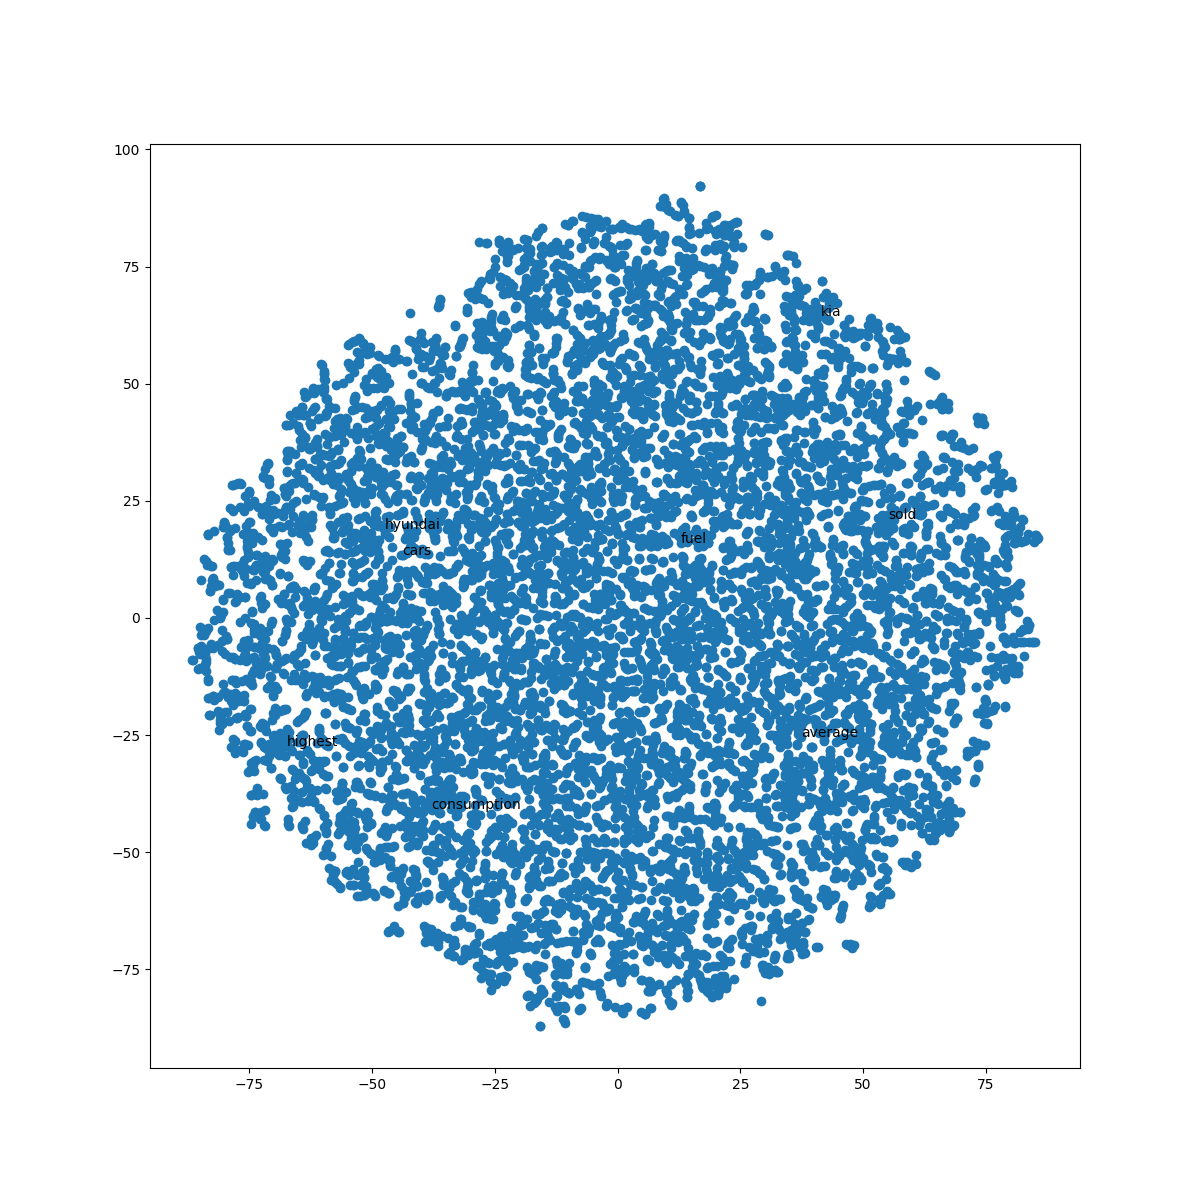

This chart was generated by the following Python code:
import string

import matplotlib.pyplot
from sklearn.manifold import TSNE
import numpy as np
import nltk
from gensim.models import Word2Vec
from nltk.corpus import stopwords
from nltk.tokenize import word_tokenize

sample = 'sample.txt'
file = open(sample)
sample = file.read()
file.close()

# Splitting by words
tokens = word_tokenize(sample)
# Converting to lower case
tokens = [w.lower() for w in tokens]
# Here we remove punctuation from each word
table = str.maketrans('', '', string.punctuation)
stripped = [w.translate(table) for w in tokens]
# Removing non alphabetic tokens
words = [word for word in stripped if word.isalpha()]
# Remove stop words here
stop_words = set(stopwords.words('english'))
words = [w for w in words if not w in stop_words]

words = ' '.join(words)
print(len(words))


samplevec = [nltk.word_tokenize(words)]

print(samplevec[:5])
hyginus = Word2Vec(samplevec,
                   window=15,
                   min_count=1,
                   workers=5,
                   negative=5,
                   sg=0,
                   vector_size=20,
                   epochs=10)
hyginus.save('hyginus')

re_hyginus = Word2Vec.load('hyginus')

print("Top 5 most similar words to forum: ", re_hyginus.wv.most_similar(positive='forum', topn=5))

print("The Similarity between average and highest is:", str(re_hyginus.wv.most_similar('average', 'highest')))


# Visualization


def reduce_dimensions(hyginus):
    num_dimensions = 2
    vectors = []
    labels = []
    for words in hyginus.wv.index_to_key:
        vectors.append(hyginus.wv[words])
        labels.append(words)

    # List to numpy
    vectors = np.asarray(vectors)
    # labels = np.asarray(labels)
    vectors = np.asarray(vectors)
    tsne = TSNE(n_components=num_dimensions, random_state=0)
    vectors = tsne.fit_transform(vectors)

    x_vals = [v[0] for v in vectors]
    y_vals = [v[1] for v in vectors]
    return x_vals, y_vals, labels


x_vals, y_vals, labels = reduce_dimensions(re_hyginus)


def plot_with_matplotlib(x_vals, y_vals, labels):
    import matplotlib.pyplot as plt
    import random

    random.seed(0)

    plt.figure(figsize=(12, 12))
    plt.scatter(x_vals, y_vals)

    # selected_indices = random.sample(indices, 25)
    selected_indices = []
    index = labels.index("highest")
    selected_indices.append(index)
    index = labels.index("fuel")
    selected_indices.append(index)
    index = labels.index("kia")
    selected_indices.append(index)
    index = labels.index("consumption")
    selected_indices.append(index)
    index = labels.index("cars")
    selected_indices.append(index)
    index = labels.index("average")
    selected_indices.append(index)
    index = labels.index("sold")
    selected_indices.append(index)
    index = labels.index("hyundai")
    selected_indices.append(index)

    for i in selected_indices:
        plt.annotate(labels[i], (x_vals[i], y_vals[i]))

        matplotlib.pyplot.savefig('CBOW.png')


plot_fn = plot_with_matplotlib

plot_fn(x_vals, y_vals, labels)
